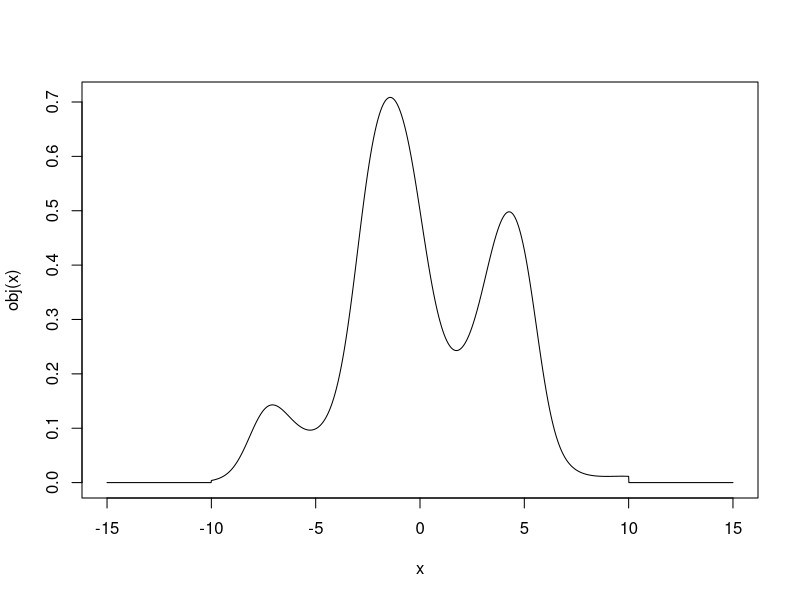
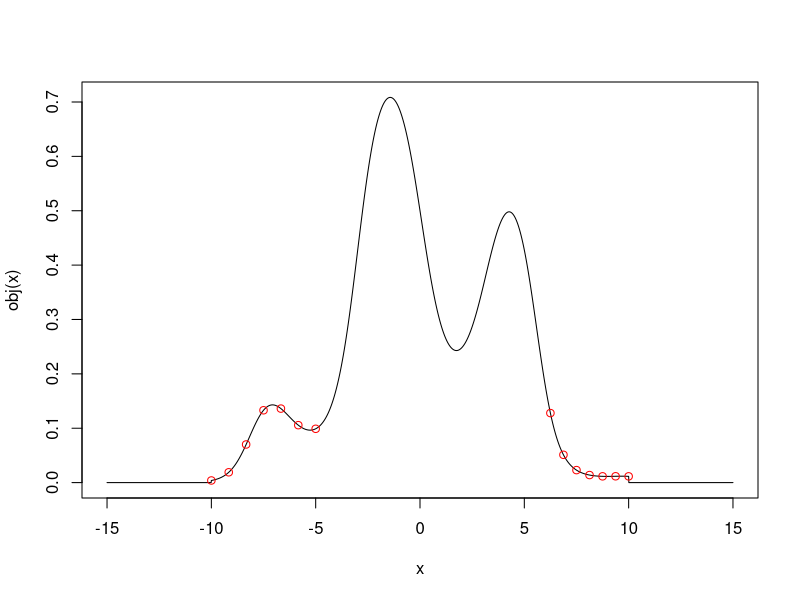
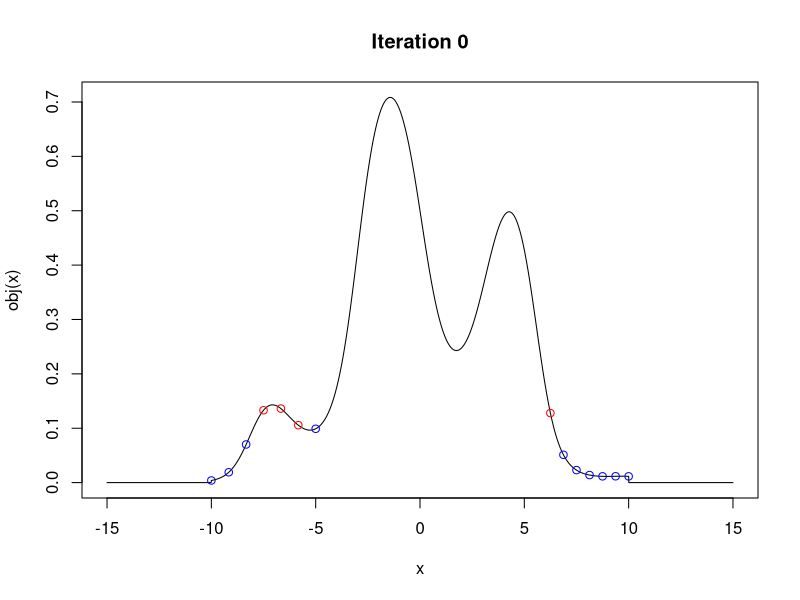
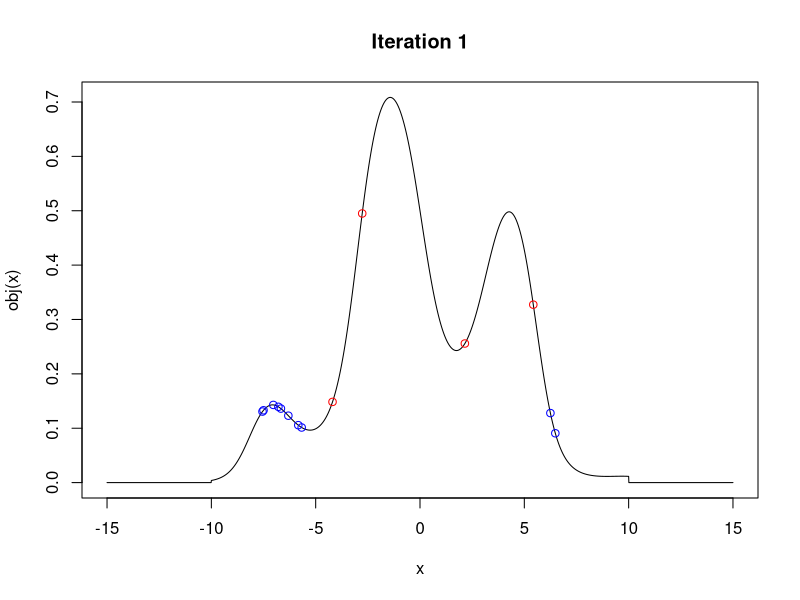
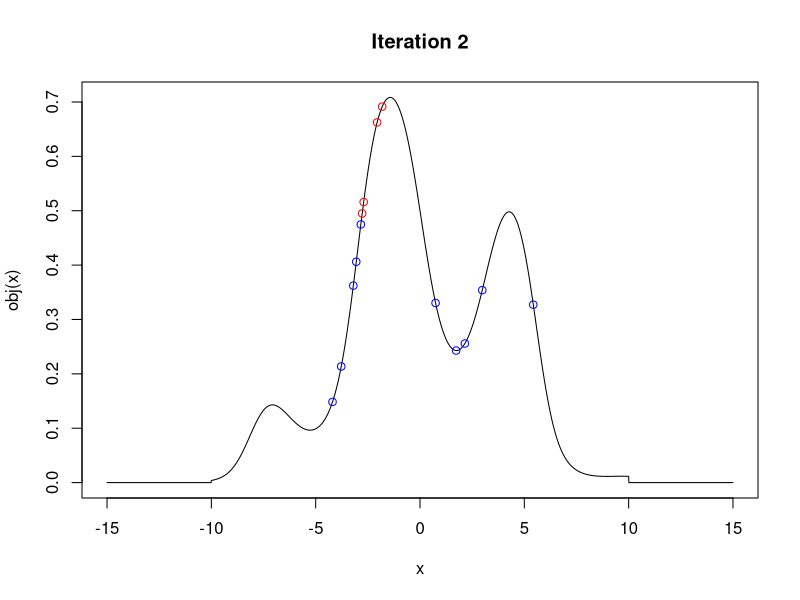
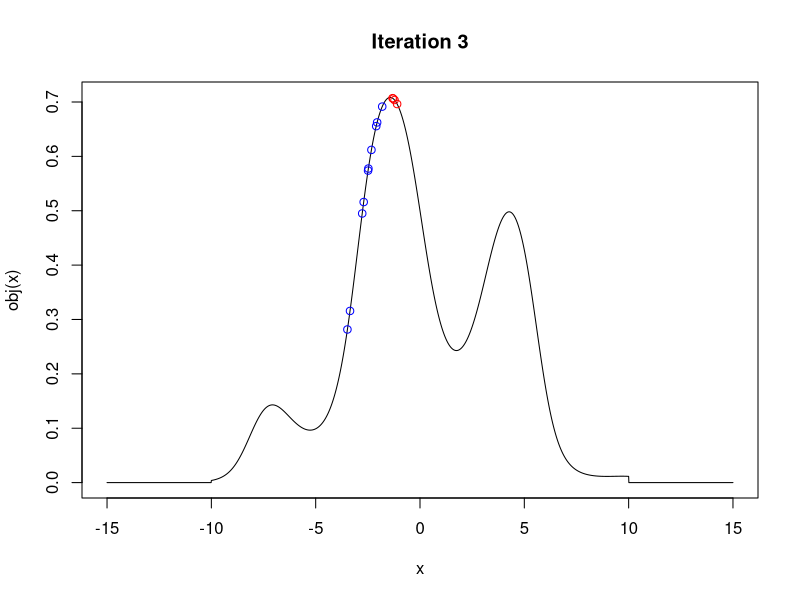
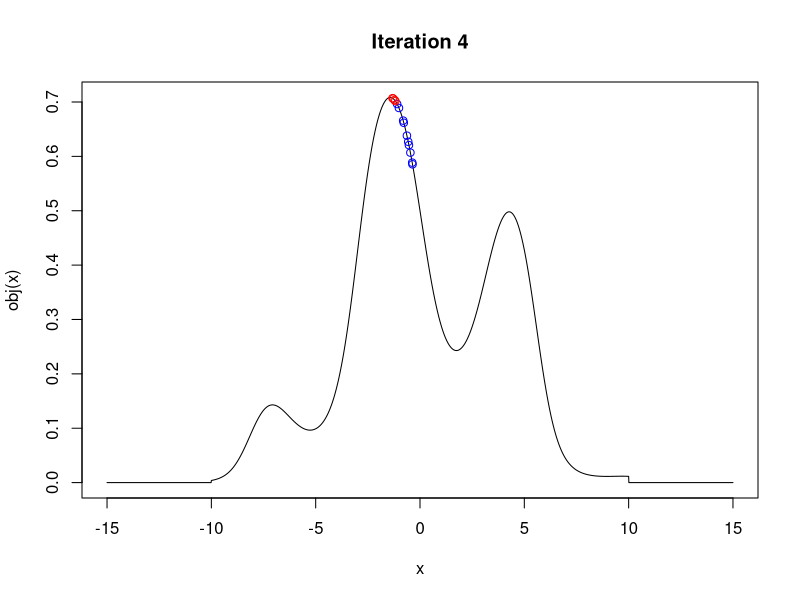
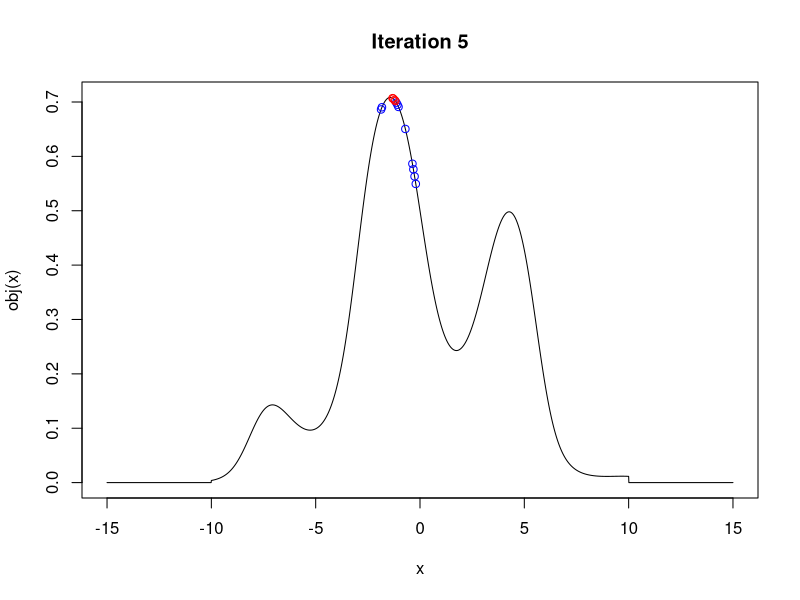

Source code (R) for these figures, in order:
## ---- chunk 1
# Define the objective function
obj <- function(x, y) {
  # If outside the bounds then return some very negative number
  1/(1 + (exp(ifelse(abs(x) > 10, 9e10, sin(x) + 0.05*x^2))))
}

# Plot the function
x <- seq(-15, 15, 0.01)
plot(x, obj(x), type = 'l')
## ---- chunk 2
# Create the initial population, uniformly spread across the space
pop_size <- 14

# Choose a bad initial population
pop <- c(
  seq(-10, -5, length.out = pop_size/2),
  seq(10, 6.25, length.out = pop_size/2)
)

# And plot the initial population
plot(x, obj(x), type = 'l')
points(pop, obj(pop), col = "red")
## ---- chunk 3
generations <- 5
n_surv <- 4
n_mates <- 3

for (i in 0:generations) {
  # Score each member of the population
  scores <- obj(pop)
  
  # Keep the best performing point
  survivors <- order(scores, decreasing = T)[1:n_surv]
  survivor_pop <- pop[survivors] 
  
  # Plot the current pop  
  plot(x, obj(x), type = 'l', main = paste0('Iteration ', i))
  # Survivors in red, others in blue
  points(pop[-survivors], scores[-survivors], col = "blue")
  points(pop[survivors], scores[survivors], col = "red")
  
  # Create a new population by:
  # 1. keep all of the survivors in their original form
  #    (if any of them represent an optimal solution we don't want to lose it)
  # 2. to generate the rest of the new population sample the survivors
  # 3. add some random noise
  # 4. do some random mating
  
  # Step 2
  pop <- sample(pop[survivors], size = pop_size - n_surv, replace = T)
  # Step 3 - the amount of mutation added here can be very important, as usual
  #          too much and we could step over global optima, too little
  #          and the algorithm may be very slow
  mutation <- runif(pop_size - n_surv, min = -1, max = 1)
  pop <- pop + mutation
  # Step 4 - there are lots of ways to mate, as mentioned, 
  #          I'll just take a weighted average of some randomly chosen points
  #          but this is pretty arbitrary
  mates <- sample.int(pop_size - n_surv, size = n_mates)
  pop[mates] <- (0.9*pop[mates] + 0.1*sample(pop, n_mates))/2
  # Step 1
  pop <- c(survivor_pop, pop)
}
